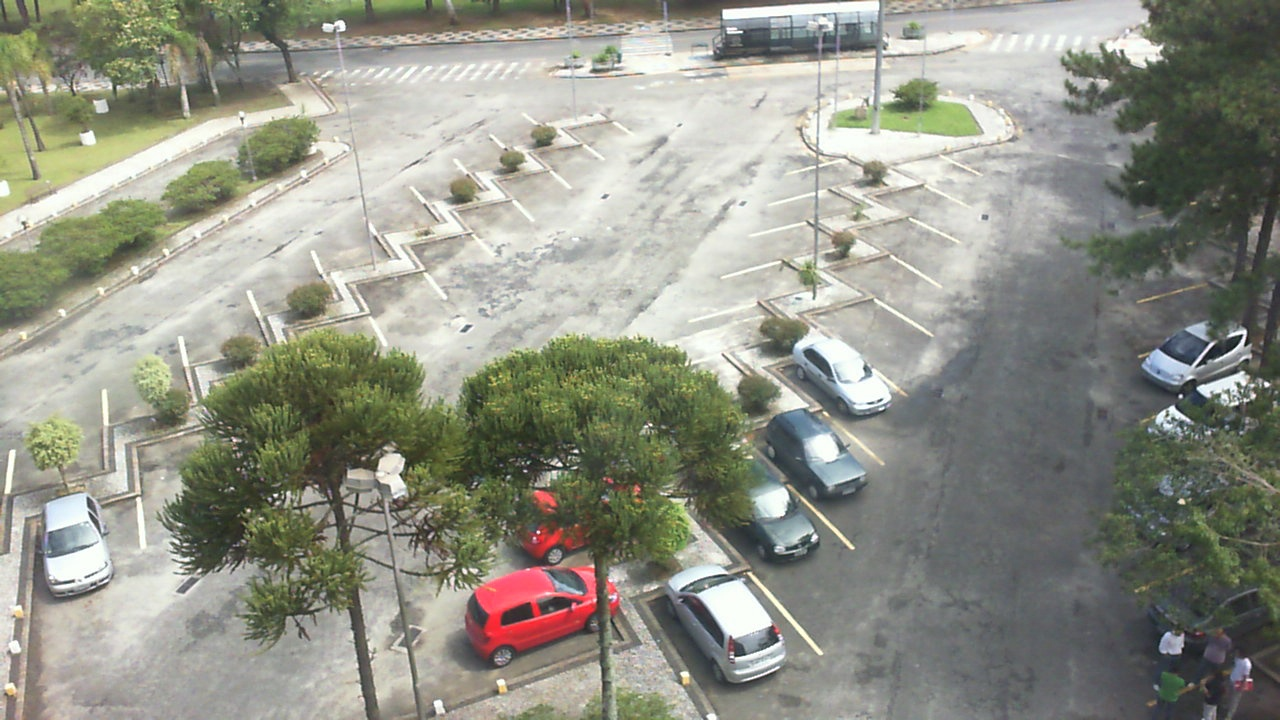
#> input picture data/parking/lots.jpg, 1280 x 720 px
$ python -i parking_status.py   (imports and definitions only)
#> lines starting #> are read from the running program, lines starting #| are printed output that depends on the picture; after the words box and inside, x2 and y2 are one past the last pixel; in counts of white or black regions, pixels touching at a corner belong together

import cv2
import numpy as np
import xml.etree.ElementTree as ET

# Format d'une place : (x, y, w, h)
SpotList = list[tuple[int, int, int, int]]


# [17 lines left out: function load_spots, not called in this run]


def _binarize(image_path: str) -> np.ndarray:
    """Applique le pipeline gray → blur → adaptiveThreshold."""
#> called with image_path = '../data/parking/lots.jpg'
    img = cv2.imread(image_path)
#> img is the input picture: shape (720, 1280, 3); mean B, G, R 135.4, 147, 145.8
    if img is None:
        raise FileNotFoundError(f"Image introuvable : {image_path}")
    gray = cv2.cvtColor(img, cv2.COLOR_BGR2GRAY)
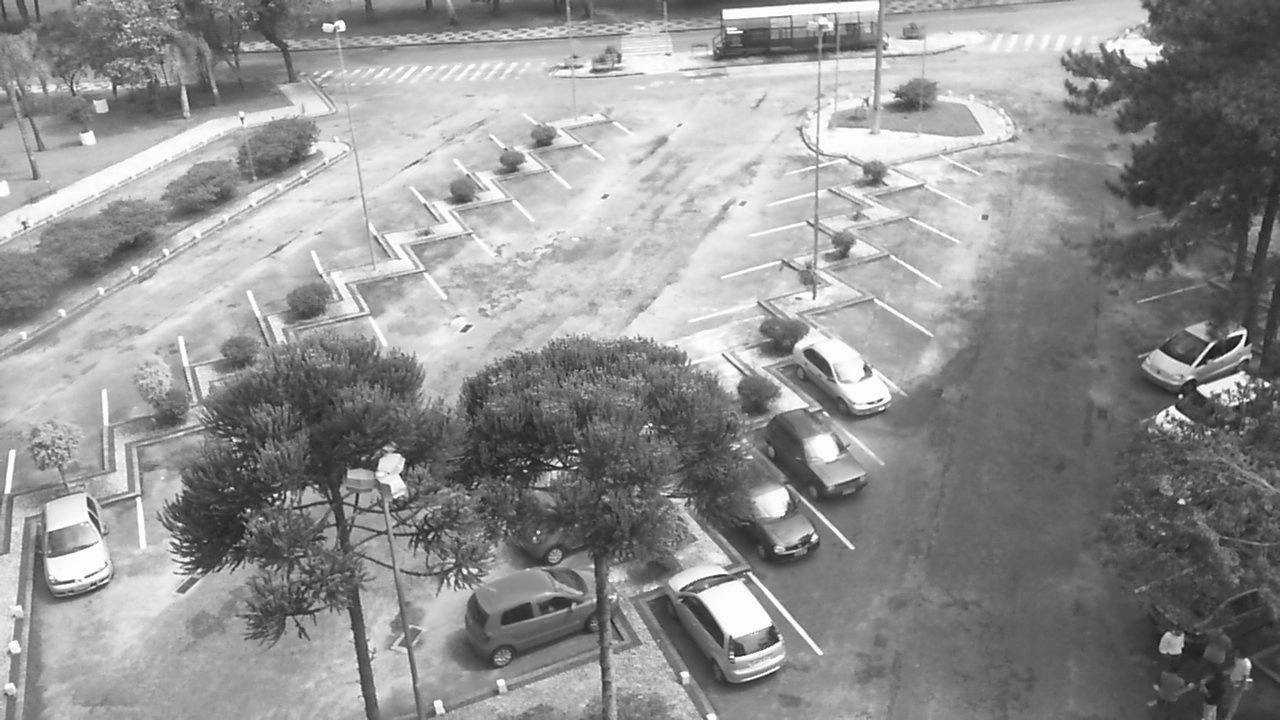
#> gray: shape (720, 1280); min 8, max 255, mean 145.4
    blur = cv2.GaussianBlur(gray, (5, 5), 0)
    return cv2.adaptiveThreshold(blur, 255, cv2.ADAPTIVE_THRESH_MEAN_C, cv2.THRESH_BINARY_INV, 11, 2)
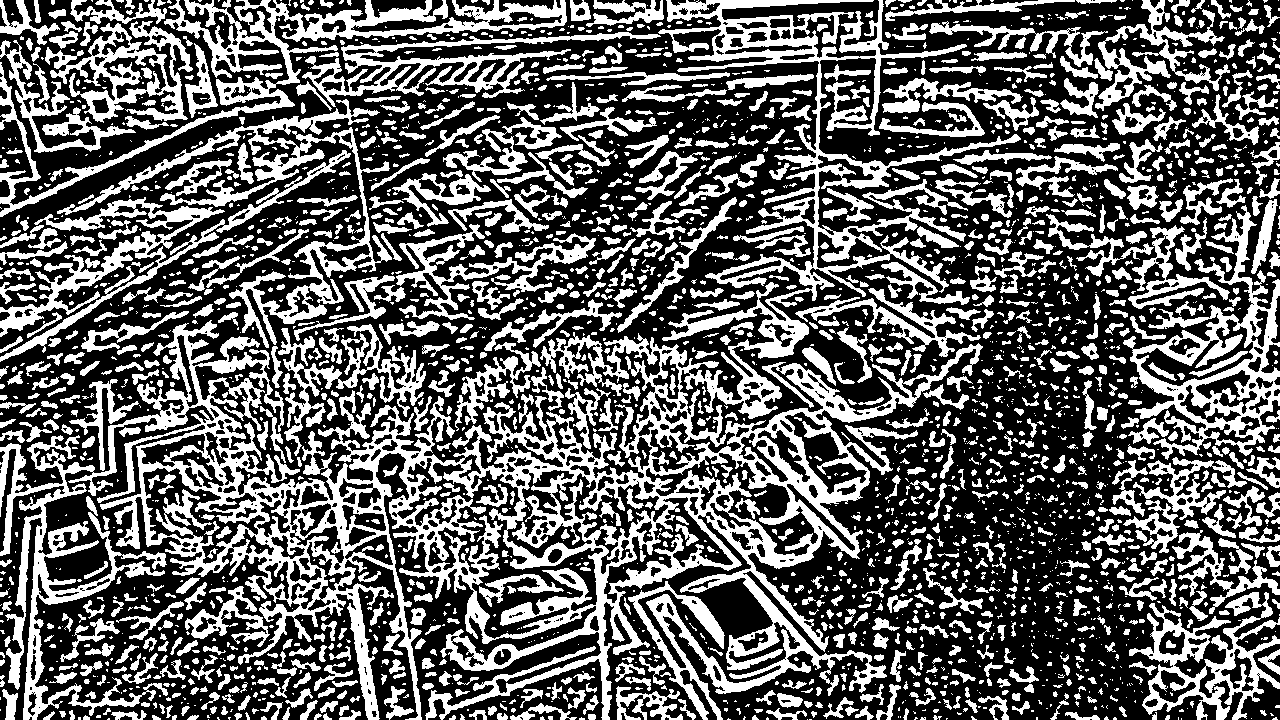
#> returned value: shape (720, 1280); 38.3% white; 2784 white regions (1523 under 20 px), largest, box (x1, y1, x2, y2) and area: (0, 0, 1021, 720) 120814, (0, 0, 567, 217) 12607, (1123, 205, 1280, 460) 10359


# [60 lines left out: functions calibrate, check_parking, not called in this run]


# [12 lines not run here, left out]

>>> result = _binarize('../data/parking/lots.jpg')
